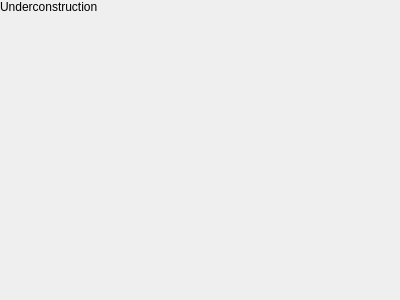
<?xml version="1.0" encoding="UTF-8"?>
<ui version="4.0">
 <class>SettingExampleForm</class>
 <widget class="QWidget" name="SettingExampleForm">
  <property name="geometry">
   <rect>
    <x>0</x>
    <y>0</y>
    <width>400</width>
    <height>300</height>
   </rect>
  </property>
  <property name="windowTitle">
   <string>Form</string>
  </property>
  <layout class="QVBoxLayout" name="verticalLayout">
   <property name="leftMargin">
    <number>0</number>
   </property>
   <property name="topMargin">
    <number>0</number>
   </property>
   <property name="rightMargin">
    <number>0</number>
   </property>
   <property name="bottomMargin">
    <number>0</number>
   </property>
   <item>
    <widget class="QLabel" name="label">
     <property name="text">
      <string>Underconstruction</string>
     </property>
    </widget>
   </item>
   <item>
    <spacer name="verticalSpacer">
     <property name="orientation">
      <enum>Qt::Vertical</enum>
     </property>
     <property name="sizeHint" stdset="0">
      <size>
       <width>20</width>
       <height>279</height>
      </size>
     </property>
    </spacer>
   </item>
  </layout>
 </widget>
 <resources/>
 <connections/>
</ui>
